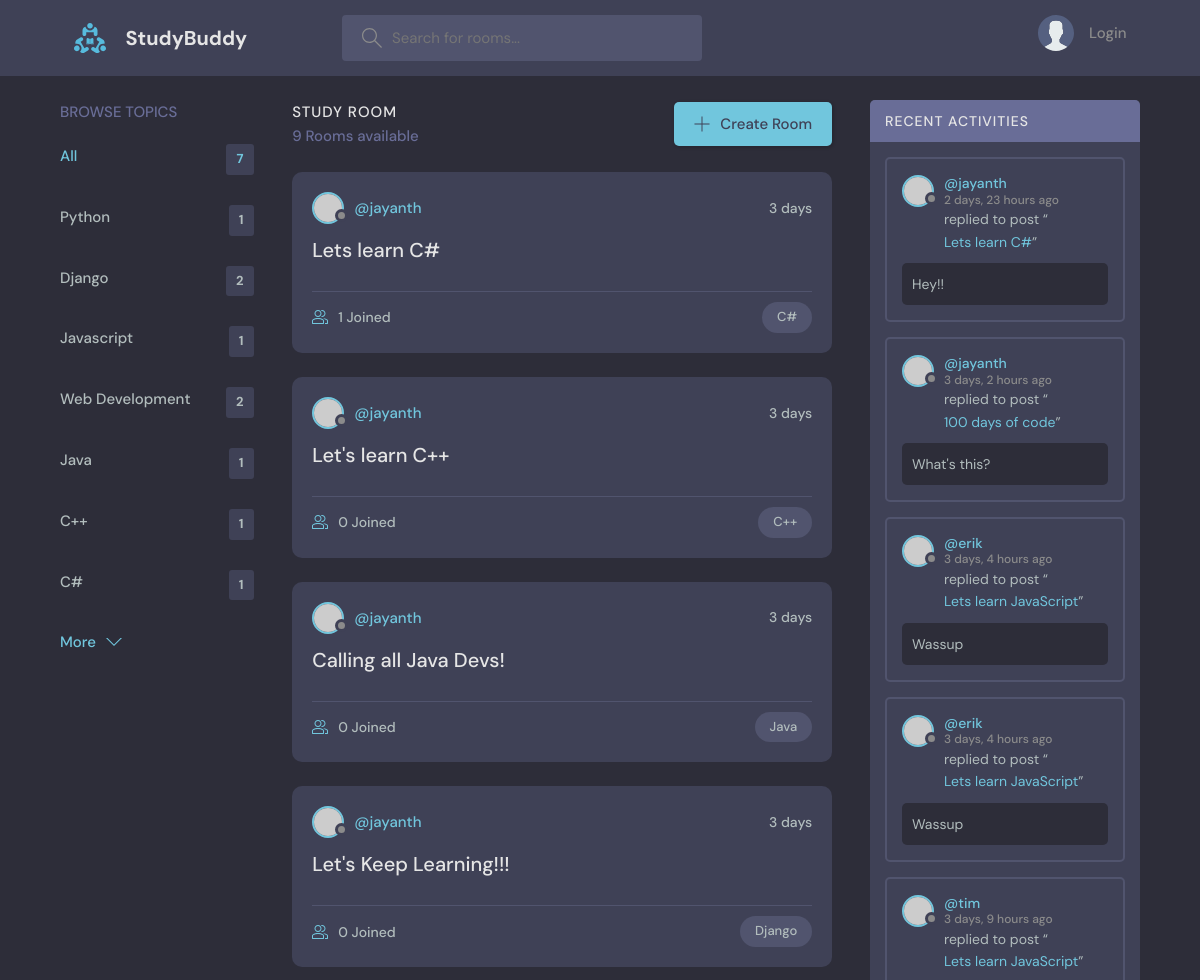
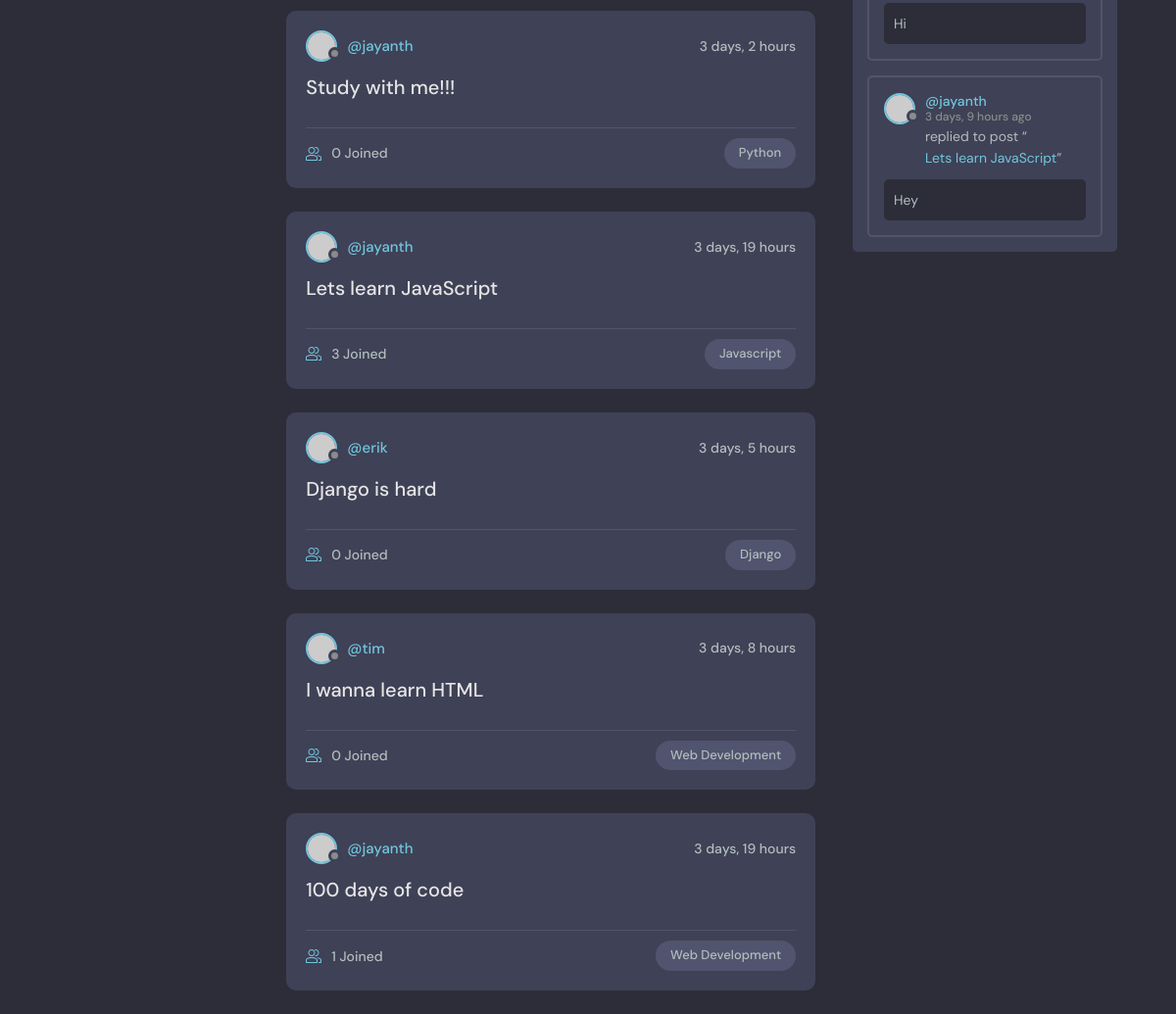
The page / on the database its author committed (2 pictures, top to bottom).
### base/models.py (models this page shows, shortened)
class Topic(models.Model):
    name = models.CharField(max_length=200)

class Room(models.Model):
    host = models.ForeignKey(User, on_delete=models.SET_NULL, null=True)
    topic = models.ForeignKey(Topic, on_delete=models.SET_NULL, null=True)
    name = models.CharField(max_length=200)
    description = models.TextField(null=True, blank=True)
    participants = models.ManyToManyField(
        User, related_name='participants', blank=True)
    updated = models.DateTimeField(auto_now=True)
    created = models.DateTimeField(auto_now_add=True)
    class Meta:
        ordering = ['-updated', '-created']
    def __str__(self):
        return str(self.name)

class Message(models.Model):
    user = models.ForeignKey(User, on_delete=models.CASCADE)
    room = models.ForeignKey(Room, on_delete=models.CASCADE)
    body = models.TextField()
    updated = models.DateTimeField(auto_now=True)
    created = models.DateTimeField(auto_now_add=True)
    class Meta:
        ordering = ['-updated', '-created']

### base/views.py (the view)
# urls.py: path('', views.home, name="home"),
def home(request):
    q = request.GET.get('q') if request.GET.get('q') != None else ''
    rooms = Room.objects.filter(
        Q(topic__name__icontains=q) |
        Q(name__icontains=q) |
        Q(description__icontains=q)
    )
    topics = Topic.objects.all()
    room_count = rooms.count()
    room_messages = Message.objects.filter(Q(room__topic__name__icontains=q))
    context = {'rooms': rooms, 'topics': topics,
               'room_count': room_count, 'room_messages': room_messages}
    return render(request, 'base/home.html', context=context)

### base/templates/base/home.html (shortened to what this page needs)
{%extends 'main.html'%}
{%block content%}
    <main class="layout layout--3">
      <div class="container">
        {%include 'base/topics_component.html'%}
        <div class="roomList">
          <div class="roomList__header">
            <div>
              <h2>Study Room</h2>
              <p>{{room_count}} Rooms available</p>
            </div>
            <a class="btn btn--main" href="{%url 'create-room'%}">
              <svg version="1.1" xmlns="http://www.w3.org/2000/svg" width="32" height="32" viewBox="0 0 32 32">
                <title>add</title>
                <path
                  d="M16.943 0.943h-1.885v14.115h-14.115v1.885h14.115v14.115h1.885v-14.115h14.115v-1.885h-14.115v-14.115z"
                ></path>
              </svg>
              Create Room
            </a>
          </div>
          {%include 'base/feed_component.html'%}
        </div>
        {%include 'base/activity_component.html'%}
      </div>
    </main>
{%endblock content%}

### base/templates/base/topics_component.html
{%load static%}
<div class="topics">
  <div class="topics__header">
    <h2>Browse Topics</h2>
  </div>
  <ul class="topics__list">
    <li>
      <a href="{% url 'home' %}" class="active">All <span>{{topics.count}}</span></a>
    </li>
    {% for topic in topics %}
    <li>
      <a href="{%url 'home' %}?q={{topic.name}}">{{topic.name}}<span>{{topic.room_set.all.count }}</span></a>
    </li>
    {% endfor %}
  </ul>
  <a class="btn btn--link" href="topics.html">
    More
    <svg version="1.1" xmlns="http://www.w3.org/2000/svg" width="32" height="32" viewBox="0 0 32 32">
      <title>chevron-down</title>
      <path d="M16 21l-13-13h-3l16 16 16-16h-3l-13 13z"></path>
    </svg>
  </a>
</div>

### base/templates/base/feed_component.html (shortened to what this page needs)
{%for room in rooms%}
<div class="roomListRoom">
  <div class="roomListRoom__header">
    <a href="{%url 'user-profile' room.host.id%}" class="roomListRoom__author">
      <div class="avatar avatar--small">
        <img src="https://randomuser.me/api/portraits/women/11.jpg" />
      </div>
      <span>@{{room.host.username}}</span>
    </a>
    <div class="roomListRoom__actions">
      <span>{{room.created|timesince}}</span>
    </div>
  </div>
  <div class="roomListRoom__content">
    <a href="{%url 'room' room.id%}">{{room.name}}</a>
  </div>
  <div class="roomListRoom__meta">
    <a href="{%url 'room' room.id%}" class="roomListRoom__joined">
      {{room.participants.all.count}} Joined
    </a>
    <p class="roomListRoom__topic">{{room.topic.name}}</p>
  </div>
</div>
{% endfor%}

### base/templates/base/activity_component.html (shortened to what this page needs)
<div class="activities">
  <div class="activities__header">
    <h2>Recent Activities</h2>
  </div>
  {%for message in room_messages%}
  <div class="activities__box">
    <div class="activities__boxHeader roomListRoom__header">
      <a href="{% url 'user-profile' message.user.id%}" class="roomListRoom__author">
        <div class="avatar avatar--small">
          <img src="https://randomuser.me/api/portraits/women/11.jpg" />
        </div>
        <p>
          @{{message.user}}
          <span>{{message.created|timesince}} ago</span>
        </p>
      </a>
    </div>
    <div class="activities__boxContent">
      <p>replied to post “<a href="{% url 'room' message.room.id %}">{{message.room}}</a>”</p>
      <div class="activities__boxRoomContent">
        {{message.body}}
      </div>
    </div>
  </div>
  {%endfor%}
</div>

### rows shown on the page
Topic: name "Python", room_set.all.count "1"
Topic: name "Django", room_set.all.count "2"
Topic: name "Javascript", room_set.all.count "1"
Topic: name "Web Development", room_set.all.count "2"
Topic: name "Java", room_set.all.count "1"
Topic: name "C++", room_set.all.count "1"
Topic: name "C#", room_set.all.count "1"
Room: host.username "jayanth", created "3 days", name "Lets learn C#", participants.all.count "1", topic.name "C#"
Room: host.username "jayanth", created "3 days", name "Let's learn C++", participants.all.count "0", topic.name "C++"
Room: host.username "jayanth", created "3 days", name "Calling all Java Devs!", participants.all.count "0", topic.name "Java"
Room: host.username "jayanth", created "3 days", name "Let's Keep Learning!!!", participants.all.count "0", topic.name "Django"
Room: host.username "jayanth", created "3 days, 2 hours", name "Study with me!!!", participants.all.count "0", topic.name "Python"
Room: host.username "jayanth", created "3 days, 19 hours", name "Lets learn JavaScript", participants.all.count "3", topic.name "Javascript"
Room: host.username "erik", created "3 days, 5 hours", name "Django is hard", participants.all.count "0", topic.name "Django"
Room: host.username "tim", created "3 days, 8 hours", name "I wanna learn HTML", participants.all.count "0", topic.name "Web Development"
Room: host.username "jayanth", created "3 days, 19 hours", name "100 days of code", participants.all.count "1", topic.name "Web Development"
Message: user "jayanth", created "2 days, 23 hours", room "Lets learn C#", body "Hey!!"
Message: user "jayanth", created "3 days, 2 hours", room "100 days of code", body "What's this?"
Message: user "erik", created "3 days, 4 hours", room "Lets learn JavaScript", body "Wassup"
Message: user "erik", created "3 days, 4 hours", room "Lets learn JavaScript", body "Wassup"
Message: user "tim", created "3 days, 9 hours", room "Lets learn JavaScript", body "Hi"
Message: user "jayanth", created "3 days, 9 hours", room "Lets learn JavaScript", body "Hey"

### other values the page prints
{{ topics.count }} "7"
{{ room_count }} "9"
